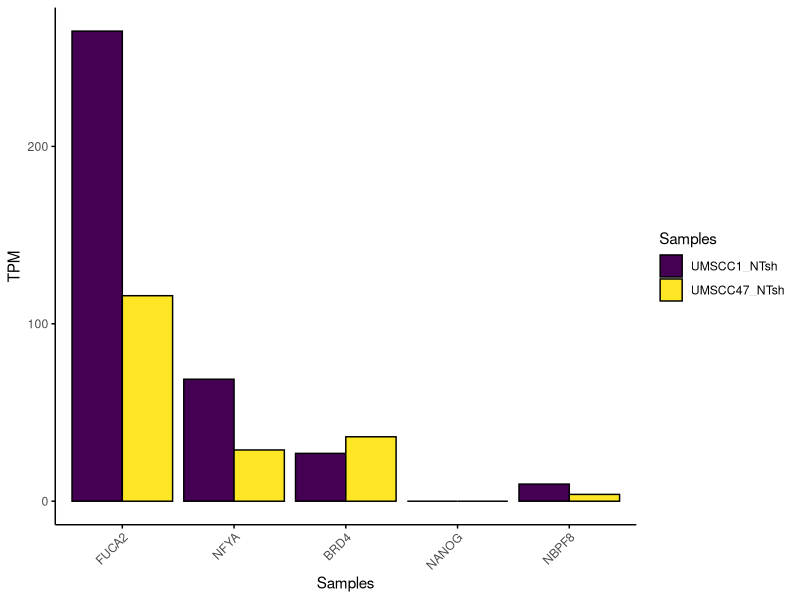

Reproduce this figure in R.
# setwd("/Users/chris/Desktop/JD_project")

library(tidyverse)
library(knitr)
library(ComplexHeatmap)
library(viridis)

#
samples <- c("UMSCC1_NTsh", "UMSCC47_NTsh")
gene_symbols <- c("FUCA2", "NFYA", "BRD4", "NANOG", "NBPF8")

#
TPM_df <- read_tsv(file = "output/rna-pipeline-hg38/DGE/TPM_matrix.tsv") %>%
  dplyr::select(-Gene) %>% 
  dplyr::filter(Symbol %in% gene_symbols)

kable(TPM_df)

#
mat <- TPM_df %>% dplyr::select(-Symbol)
rownames(mat) <- TPM_df$Symbol

data <- data.frame(samples, t(mat)) %>% 
  gather(key = "Symbol", value = "TPM", -samples)
data$samples <- factor(data$samples, levels = samples)
data$Symbol <- factor(data$Symbol, levels = gene_symbols)

barplot <- 
  ggplot(data, aes(x = Symbol, y = TPM, fill = samples)) +
  geom_bar(stat = "identity", position = "dodge", size = 0.5, col = "black") +
  scale_fill_viridis(discrete = TRUE) +
  labs(x = "Samples", fill = "Samples") +
  theme_minimal() +
  theme(axis.text.x = element_text(angle = 45, vjust = 1, hjust = 1),
        panel.grid.major = element_blank(),
        panel.grid.minor = element_blank(),
        axis.line = element_line(colour = "black"),
        axis.ticks = element_line(colour = "black"))

barplot
